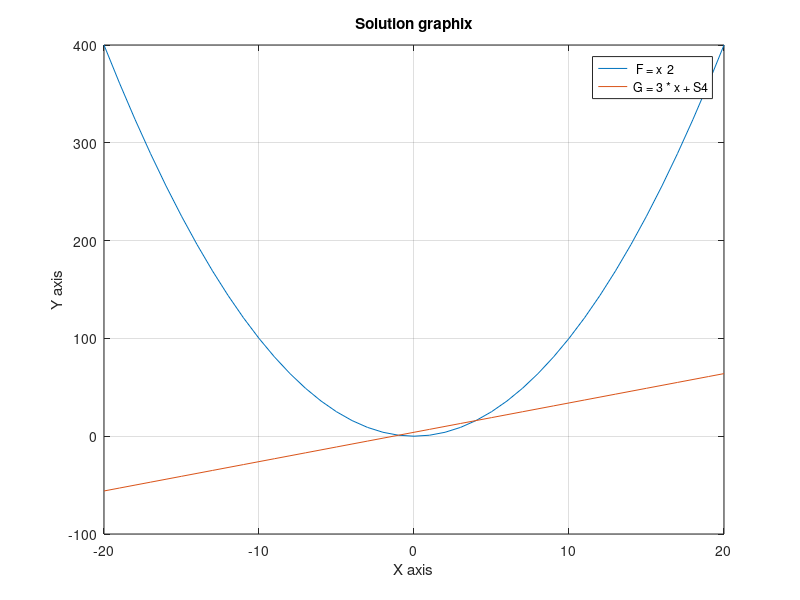

This chart was generated by the following MATLAB code:
x = -20:20;
f = x .^ 2;
g = 3 * x + 4;
plot(x,f)
hold on
plot(x,g)
grid on
title(" Solution graphix ")
xlabel(" X axis ")
ylabel(" Y axis ")
legend(" F = x ^ 2","G = 3 * x + S4")